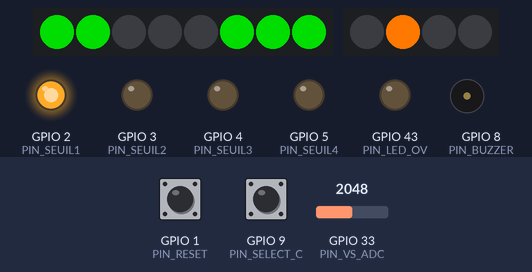
Bench run of a sketch on a simulated ESP32. On the bench: 8 RGB LEDs in strip order, left to right, 4 RGB LEDs in strip order, left to right, output pins drawn as LEDs (lit = HIGH), buzzer (waves = sounding, pin HIGH). The inputs (shaded band) are chosen by the test bench; at power-on: GPIO 33 (PIN_VS_ADC) = 2048, GPIO 1 (PIN_RESET) HIGH, GPIO 9 (PIN_SELECT_C) HIGH (analog values on the 0–4095 scale). Dim RGB values are drawn brighter than linear; the strip is taken to match the declared colour order.

Above: at 1.8 s.
1.9 s: GPIO 33 (PIN_VS_ADC) set to 1228
At 3.1 s:
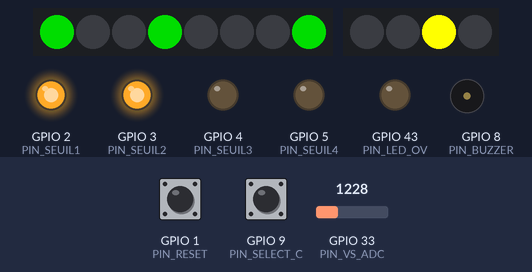
3.4 s: GPIO 33 (PIN_VS_ADC) set to 491
At 4.2 s:
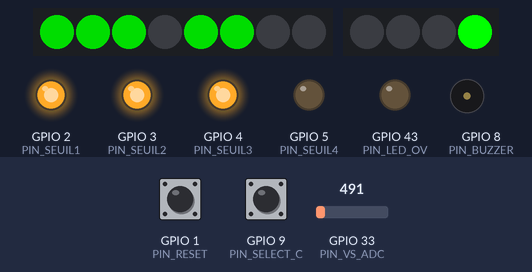
4.9 s: GPIO 33 (PIN_VS_ADC) set to 3603
At 5.6 s:
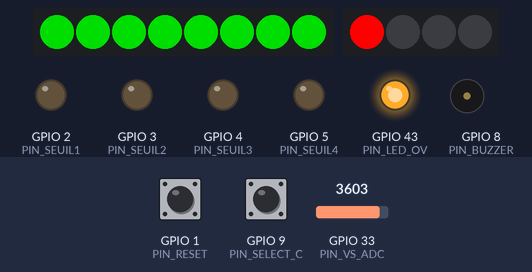
6.4 s: GPIO 33 (PIN_VS_ADC) set to 260
At 7.6 s:
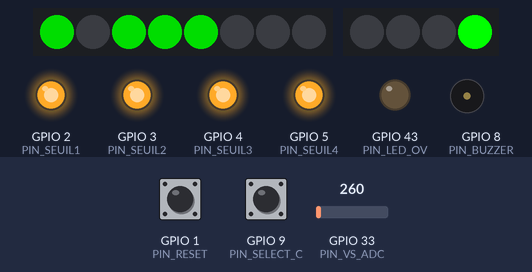
7.9 s: GPIO 1 (PIN_RESET) pulled LOW for 0.15 s
At 8.7 s:
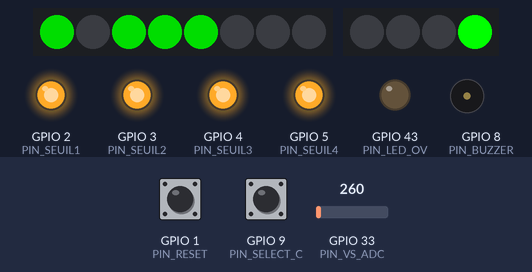
9.8 s: GPIO 1 (PIN_RESET) pulled LOW for 3.2 s
At 14.2 s:
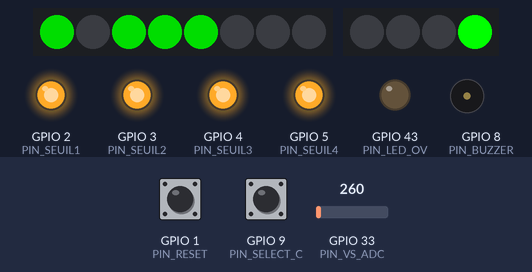
Timing chart, 0 to 15.5 s (numbered marks = the images above; inputs shaded):
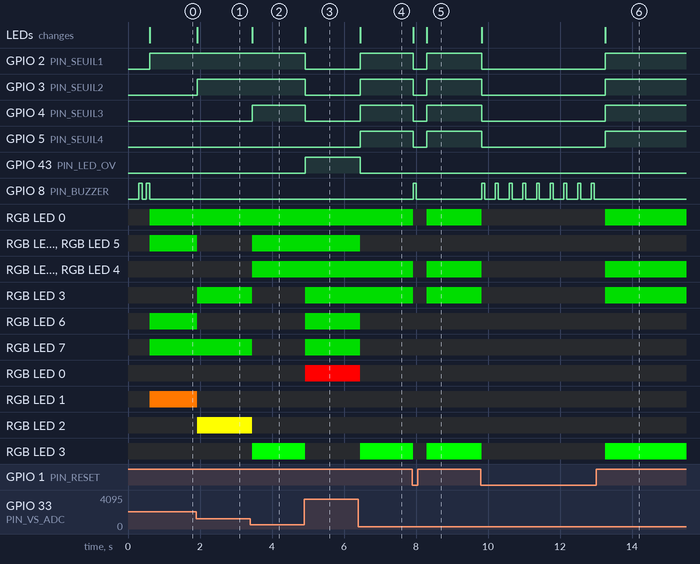

Measured:
- after the input at 1.9 s, GPIO 3 (PIN_SEUIL2): LOW → HIGH at once; RGB LED 1, RGB LED 5, RGB LED 6: RGB(0, 150, 0) → off at once; RGB LED 3: off → RGB(0, 150, 0) at once; RGB LED 1: RGB(255, 120, 0) → off at once; RGB LED 2: off → RGB(255, 255, 0) at once; the LEDs: change at once (image 1)
- after the input at 3.4 s, GPIO 4 (PIN_SEUIL3): LOW → HIGH after 0.05 s; RGB LED 1, RGB LED 2, RGB LED 4, RGB LED 5: off → RGB(0, 150, 0) after 0.05 s; RGB LED 3, RGB LED 7: RGB(0, 150, 0) → off after 0.05 s; RGB LED 2: RGB(255, 255, 0) → off after 0.05 s; RGB LED 3: off → RGB(0, 255, 0) after 0.05 s; the LEDs: change after 0.05 s (image 2)
- after the input at 4.9 s, GPIO 2 (PIN_SEUIL1), GPIO 3 (PIN_SEUIL2), GPIO 4 (PIN_SEUIL3): HIGH → LOW at once; GPIO 43 (PIN_LED_OV): LOW → HIGH at once; RGB LED 3, RGB LED 6, RGB LED 7: off → RGB(0, 150, 0) at once; RGB LED 0: off → RGB(255, 0, 0) at once; RGB LED 3: RGB(0, 255, 0) → off at once; the LEDs: change at once (image 3)
- after the input at 6.4 s, GPIO 2 (PIN_SEUIL1), GPIO 3 (PIN_SEUIL2): LOW → HIGH after 0.05 s
- after the input at 7.9 s, GPIO 2 (PIN_SEUIL1), GPIO 3 (PIN_SEUIL2): HIGH → LOW at once, → HIGH 0.38 s later
- after the input at 9.8 s, GPIO 2 (PIN_SEUIL1), GPIO 3 (PIN_SEUIL2): HIGH → LOW at once, → HIGH 3.4 s later

The sketch:

DFTA253Start002.ino
```cpp
// Le 16/03/26 11H36
// Le 16/03/26 à 12H43 fonctionne attention RGB inversé sur les APA106
#include <Adafruit_NeoPixel.h>

/* =========================================================
   CONFIGURATION HARDWARE
   ========================================================= */

const int PIN_VS_ADC   = A5;   // mesure VS via pont diviseur

const int PIN_SEUIL1   = D1;   // Seuil 1 (le plus élevé)
const int PIN_SEUIL2   = D2;
const int PIN_SEUIL3   = D3;
const int PIN_SEUIL4   = D4;   // Seuil 4 (le plus bas)

const int PIN_LED_BIN  = D7;   // Barrette binaire
const int PIN_LED_ZONE = D8;   // Barrette zones
const int PIN_LED_OV   = D6;   // LED surtension

const int PIN_SELECT_C = D10;  // Sélection capacité
const int PIN_BUZZER   = D9;   // Buzzer
const int PIN_RESET    = D0;   // Reset utilisateur (entrée)

const int NLEDS_BIN  = 8;
const int NLEDS_ZONE = 4;

Adafruit_NeoPixel stripBin (NLEDS_BIN,  PIN_LED_BIN,  NEO_RGB + NEO_KHZ800);
Adafruit_NeoPixel stripZone(NLEDS_ZONE, PIN_LED_ZONE, NEO_RGB + NEO_KHZ800);

/* =========================================================
   PARAMÈTRES DE MESURE
   ========================================================= */

const float VREF_ADC = 3.3;
const float FACTEUR_PONT = 137.36;   // pont 300k / 2.2k

/* =========================================================
   SEUILS DE DÉTECTION
   ========================================================= */

//const float SEUIL_SONDES_RAW = 2.0; // le 16/02/26 ce seuil de 2 est trop bas si on met 5 ça marche mieux

//_________________
const float SEUIL_SONDES_ON  = 5.0;
const float SEUIL_SONDES_OFF = 3.0;
//_________________

const float SEUIL_SURTENSION = 380.0;

/* =========================================================
   CORRECTION PONT DE DIODES
   ========================================================= */

const float DIODE_DROP = 1.2;
const float MIN_CORR_V = 2.0;

/* =========================================================
   VARIABLES
   ========================================================= */

bool  sondesOK    = false;
bool  grosC       = false;
float vs_affichee = 0.0;

/* =========================================================
   BUZZER GÉNÉRIQUE
   ========================================================= */

void buzzer(uint16_t duree_on, uint16_t duree_off, uint8_t nb_coups) {
  for (uint8_t i = 0; i < nb_coups; i++) {
    digitalWrite(PIN_BUZZER, HIGH);
    delay(duree_on);
    digitalWrite(PIN_BUZZER, LOW);
    if (i < nb_coups - 1)
      delay(duree_off);
  }
}

/* =========================================================
   LECTURE ADC ROBUSTE
   ========================================================= */

float lireVS_brut() {

  analogRead(PIN_VS_ADC);   // purge
  delayMicroseconds(10);

  int adc = analogRead(PIN_VS_ADC);

  float vpont = (adc * VREF_ADC) / 4095.0;
  float vs    = vpont * FACTEUR_PONT;

  return vs;
}

/* =========================================================
   AFFICHAGE ZONES (D8)
   ========================================================= */

void afficherZones(float vs) {

  for (int i = 0; i < NLEDS_ZONE; i++)
    stripZone.setPixelColor(i, 0);

  if (vs > 300.0)
    stripZone.setPixelColor(0, stripZone.Color(255, 0, 0));
  else if (vs > 200.0)
    stripZone.setPixelColor(1, stripZone.Color(255, 120, 0));
  else if (vs > 100.0)
    stripZone.setPixelColor(2, stripZone.Color(255, 255, 0));
  else
    stripZone.setPixelColor(3, stripZone.Color(0, 255, 0));

  stripZone.show();
}

/* =========================================================
   RESET LOGICIEL
   ========================================================= */

void resetLogique() {

  vs_affichee = 0.0;
  sondesOK   = false;

  digitalWrite(PIN_SEUIL1, LOW);
  digitalWrite(PIN_SEUIL2, LOW);
  digitalWrite(PIN_SEUIL3, LOW);
  digitalWrite(PIN_SEUIL4, LOW);
  digitalWrite(PIN_LED_OV, LOW);

  for (int i = 0; i < NLEDS_BIN; i++)
    stripBin.setPixelColor(i, 0);

  for (int i = 0; i < NLEDS_ZONE; i++)
    stripZone.setPixelColor(i, 0);

  stripBin.show();
  stripZone.show();

  buzzer(80, 0, 1);   // bip court confirmation reset
}

/* =========================================================
   SETUP
   ========================================================= */

void setup() {

  analogReadResolution(12);

  pinMode(PIN_SEUIL1, OUTPUT);
  pinMode(PIN_SEUIL2, OUTPUT);
  pinMode(PIN_SEUIL3, OUTPUT);
  pinMode(PIN_SEUIL4, OUTPUT);
  pinMode(PIN_LED_OV, OUTPUT);

  pinMode(PIN_SELECT_C, INPUT_PULLUP);
  pinMode(PIN_BUZZER, OUTPUT);
  pinMode(PIN_RESET, INPUT_PULLUP);

  digitalWrite(PIN_SEUIL1, LOW);
  digitalWrite(PIN_SEUIL2, LOW);
  digitalWrite(PIN_SEUIL3, LOW);
  digitalWrite(PIN_SEUIL4, LOW);
  digitalWrite(PIN_LED_OV, LOW);
  digitalWrite(PIN_BUZZER, LOW);

  stripBin.begin();
  stripZone.begin();
  stripBin.show();
  stripZone.show();

  delay(300);

  buzzer(100, 100, 2);   // bip démarrage
}

/* =========================================================
   LOOP PRINCIPALE
   ========================================================= */

void loop() {

  /* ---------- RESET UTILISATEUR ---------- */

  if (digitalRead(PIN_RESET) == LOW) {
    resetLogique();
    delay(300);   // anti-rebond simple
    return;
  }

  /* ---------- LECTURE TENSION ---------- */

  float vs_raw = lireVS_brut();
  float vs = vs_raw;

  /* ---------- DÉTECTION SONDES ---------- */

  //sondesOK = (vs_raw > SEUIL_SONDES_RAW);


if (!sondesOK && vs_raw > SEUIL_SONDES_ON)
    sondesOK = true;

if (sondesOK && vs_raw < SEUIL_SONDES_OFF)
    sondesOK = false;


  /* ---------- CORRECTION DIODE ---------- */

  if (sondesOK && vs > MIN_CORR_V)
    vs += DIODE_DROP;

  /* ---------- MÉMORISATION AFFICHAGE ---------- */

  if (sondesOK)
    vs_affichee = vs;

  /* ---------- SÉLECTION CAPACITÉ ---------- */

  grosC = (digitalRead(PIN_SELECT_C) == LOW);

  /* ---------- SEUILS DYNAMIQUES ---------- */

  float S1, S2, S3, S4;

  if (grosC) {            // C > 500 µF
    S1 = 300.0;
    S2 = 220.0;
    S3 = 140.0;
    S4 =  50.0;
  } else {                // C ≤ 500 µF
    S1 = 250.0;
    S2 = 180.0;
    S3 = 100.0;
    S4 =  30.0;
  }

  /* ---------- LOGIQUE SEUILS ---------- */

  bool s1 = false, s2 = false, s3 = false, s4 = false;

  if (sondesOK) {
    if (vs <= S1) s1 = true;
    if (vs <= S2) s2 = true;
    if (vs <= S3) s3 = true;
    if (vs <= S4) s4 = true;
  }

  digitalWrite(PIN_SEUIL1, s1 ? HIGH : LOW);
  digitalWrite(PIN_SEUIL2, s2 ? HIGH : LOW);
  digitalWrite(PIN_SEUIL3, s3 ? HIGH : LOW);
  digitalWrite(PIN_SEUIL4, s4 ? HIGH : LOW);

  /* ---------- LED SURTENSION ---------- */

  digitalWrite(
    PIN_LED_OV,
    (sondesOK && vs > SEUIL_SURTENSION) ? HIGH : LOW
  );

  /* ---------- BARRETTE BINAIRE ---------- */

  for (int i = 0; i < NLEDS_BIN; i++)
    stripBin.setPixelColor(i, 0);

  uint16_t code = constrain((uint16_t)vs_affichee, 0, 255);

  for (int i = 0; i < NLEDS_BIN; i++) {
    if (code & (1 << i))
      stripBin.setPixelColor(i, stripBin.Color(0, 150, 0));
  }

  stripBin.show();

  /* ---------- BARRETTE ZONES ---------- */

  afficherZones(vs_affichee);

  delay(50);
}
```
